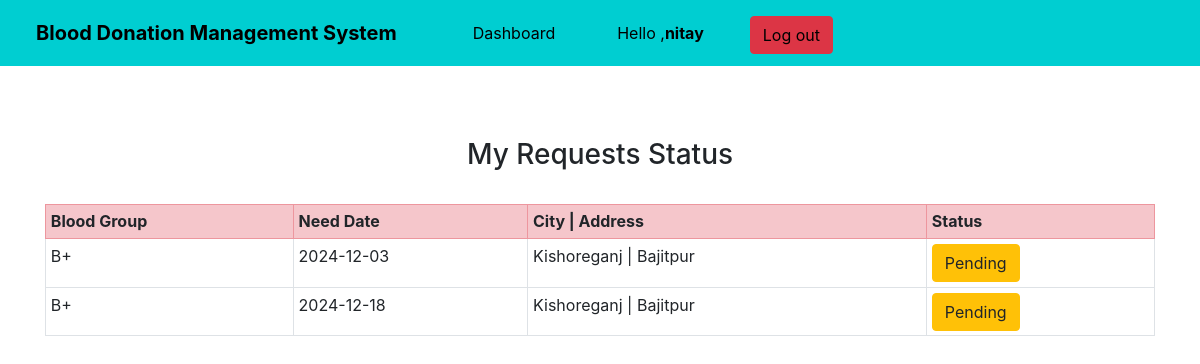
Screenshot of /status_check/ (signed in) with the database file from the repository.
### mainapp/models.py (models this page shows, shortened)
class RequestBlood(models.Model):
    name = models.CharField(max_length=100)
    email = models.EmailField()
    phone = models.CharField(max_length=20)
    city = models.CharField(max_length=300, blank=True)
    address = models.CharField(max_length=500, blank=True)
    blood_group = models.ForeignKey(BloodGroup, on_delete=models.CASCADE)
    date = models.CharField(max_length=100, blank=True)
    status=models.IntegerField(default=0)

class BloodGroup(models.Model):
    name = models.CharField(max_length=5)
    def __str__(self):
        return self.name

### mainapp/views.py (the view)
# urls.py: path('status_check/', views.status_check, name='status_check'),
def status_check(request):
    user = request.user
    requests = RequestBlood.objects.filter(email = user.email)
    return render(request, "status_check.html", {'requests':requests})

### mainapp/templates/status_check.html
{% extends 'base2.html' %}
{% block content %}
<div class="container my-4">
{% if requests %}
<h3 class="text-center">My Requests Status</h3>
<br>
<table class="table table-sm table-bordered">
  <tr class="table-danger">
    <th>Blood Group</th>
    <th>Need Date</th>
    <th>City | Address</th>
    <th>Status</th>
  </tr>
  {% for i in requests %}
    <tr>
      <td>{{i.blood_group}}</td>
      <td>{{i.date}}</td>
      <td>{{i.city}} | {{i.address}}</td>
      <td>
        {% if i.status == 0 %}
        <a  class="btn btn-warning" >Pending</a>
        {% elif i.status == 1 %}
        <button class="btn btn-success" disabled="disabled" data-toggle="modal" data-target="#reply_modal">Approved</button>
        {% elif i.status == 2 %}
        <button class="btn btn-danger" disabled="disabled" data-toggle="modal" data-target="#reply_modal">Disapproved</button>
        {% endif %}
        </td>
    </tr>
  {% endfor %}
</table>
{% else %}
<h2>No Blood Request Available</h2>
{% endif %}
</div>
{% endblock %}

### mainapp/templates/base2.html (shortened to what this page needs)
<!doctype html>
<html lang="en">
<head>
    <link rel="stylesheet" href="https://cdnjs.cloudflare.com/ajax/libs/font-awesome/5.15.2/css/all.min.css"/>
    <link rel="stylesheet" href="https://stackpath.bootstrapcdn.com/bootstrap/4.5.0/css/bootstrap.min.css"
>
</head>
<body>
    <nav class="navbar navbar-expand-lg navbar-dark sticky-top navbar-shadow">
        <a class="navbar-brand" style="color:black; margin:2px 0px 2px 20px"><strong>Blood Donation Management System</strong> </a>
        <a class="nav-item nav-link active" href="/donor_view/" style="margin: 5px 0 5px 60px; color:black">Dashboard</a>
        <a href="#" class="nav-item nav-link active" style="color:black;margin:2px 0px 2px 30px">Hello ,<strong>{{request.user}}</strong></a>
        <a href={% url 'logout' %} class="btn btn-danger navbar-btn" style="color:black;margin:4px 0px 0px 30px">Log out</a>
    </nav><br><br>
       {% block content %}
        {% endblock %}
</body>
</html>

### mainapp/templates/base2.html (style rules this page uses)
.navbar { background-color: #00CED1; }
body { background-color:; }

### rows the page displays
RequestBlood: blood_group "B+", date "2024-12-03", city "Kishoreganj", address "Bajitpur", status "Pending"
RequestBlood: blood_group "B+", date "2024-12-18", city "Kishoreganj", address "Bajitpur", status "Pending"

### other values shown
{{ request.user }} "nitay"
